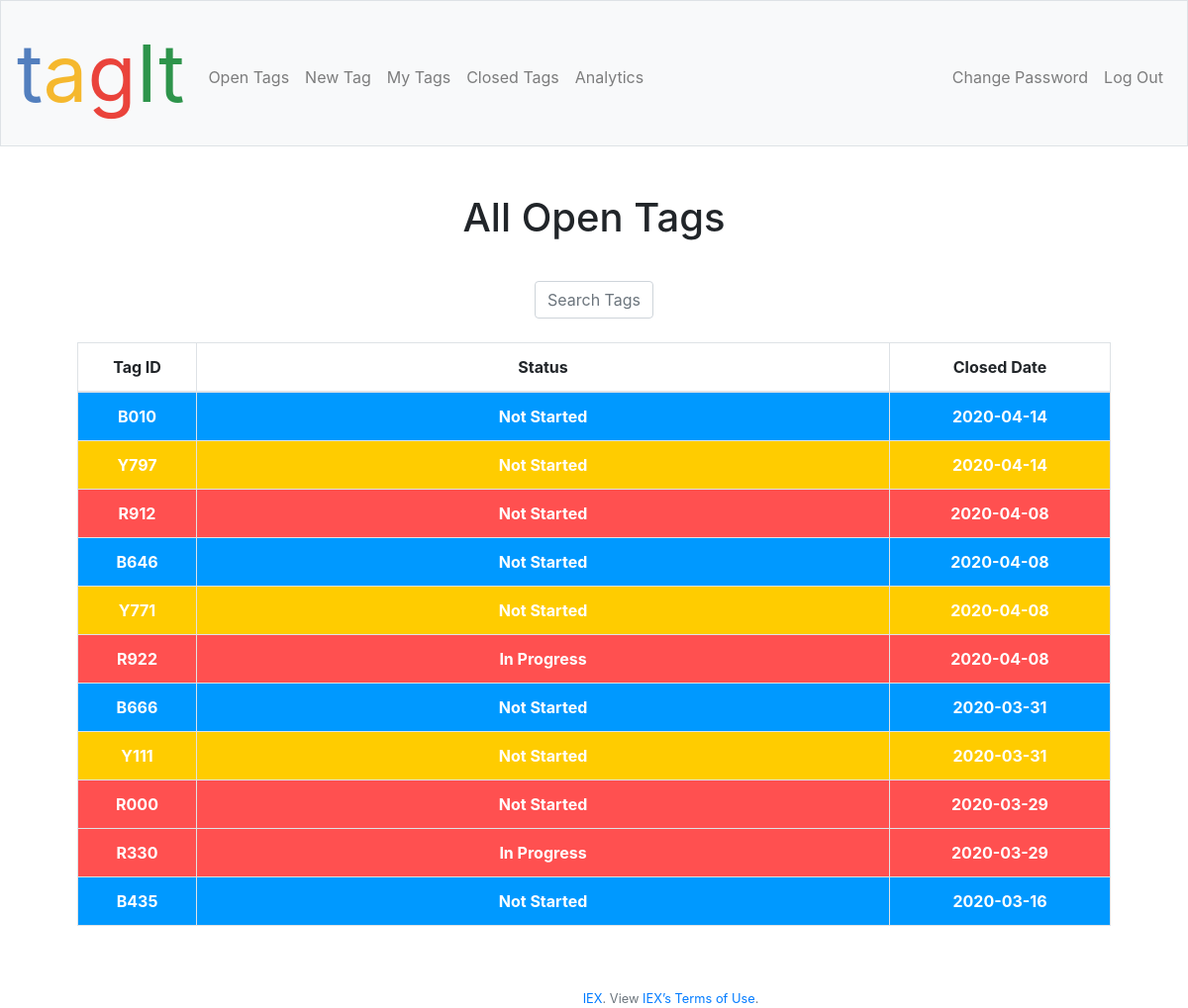
Screenshot of /openTags (signed in) with the database file from the repository.
### tables this page shows
CREATE TABLE 'tags' ('tag_id' varchar(255) PRIMARY KEY NOT NULL,'color' varchar(10), 'user_id_from' integer, 'user_id_to' integer, 'completion_status' integer, 'approval_status' integer, 'hazard' varchar(20), 'line' char(6), 'area' text, 'equipment' varchar(255), 'unsafeCondition' boolean, 'unsafeBasicCondition' boolean, 'unnecessaryItem' boolean, 'hardToAccess' boolean, 'sOfContamination' boolean, 'minorFlaw' boolean, 'quality' boolean, 'tagPriority' varchar(10), 'description' text, 'solution' text,'date_created' date, 'approved_by' INTEGER, 'date_closed' date, 'date_approved' date);

CREATE TABLE 'status' ('status_id' integer PRIMARY KEY NOT NULL, 'status_code' text);

### application.py (the view)
@app.route("/openTags", methods=["GET", "POST"])
@login_required
def openTags():
    user_id=session["user_id"]
    user_type = db.execute("SELECT user_type FROM users WHERE id=:user_id", user_id=user_id)[0]["user_type"]
    open_tags=db.execute("SELECT tag_id, color, date_created, status_code FROM tags JOIN status ON completion_status=status_id WHERE completion_status=4 OR completion_status=5 ORDER BY date_created DESC")
    return render_template("openTags.html", open_tags=open_tags, user_type=user_type)

### application.py (called while the page is built)
@app.after_request
def after_request(response):
    response.headers["Cache-Control"] = "no-cache, no-store, must-revalidate"
    response.headers["Expires"] = 0
    response.headers["Pragma"] = "no-cache"
    return response

### helpers.py (called while the page is built)
def login_required(f):
    @wraps(f)
    def decorated_function(*args, **kwargs):
        if session.get("user_id") is None:
            return redirect("/login")
        return f(*args, **kwargs)
    return decorated_function

### templates/openTags.html (shortened to what this page needs)
{% extends "layout.html" %}
{% block main %}
<h1 class="mb-3">All Open Tags</h1>
<br/>
<div class"form-group">
    <input class="form-control" type="text" id="searchBar" name="searchBar" placeholder="Search Tags" style="width: 120px" autofocus="on" onkeyup="searchFunction()">
</div>
<br/>
    <table id="tags" class="table table-bordered" style="width:100%">
        <col width="120">
        <col width="700">
        <thead>
            <tr>
                <th>Tag ID</th>
                <th>Status</th>
                <th>Closed Date</th>
            </tr>
        </thead>
        <tbody>
            <tr>
                {% for tag in open_tags %}
                    <tr id="{{ tag.tag_id }}" class="{{ tag.color }}">
                        <a href="/tagDisplay" style="color: #ffffff">
                        <td id="{{ tag.tag_id }}">{{ tag.tag_id }}</td>
                        <td>{{ tag.status_code }}</td>
                        <td>{{ tag.date_created }}</td>
                    </tr>
                {% endfor %}
            </tr>
    </table>
{% endblock %}

### static/styles.css (style rules this page uses)
main .form-control { display: inline-block; width: auto; }
.Red { font-weight: bold; background-color: #ff5050; color: #ffffff; cursor: pointer; }
.Blue { font-weight: bold; background-color: #0099ff; color: #ffffff; cursor: pointer; }
.Yellow { font-weight: bold; background-color: #ffcc00; color: #ffffff; cursor: pointer; }

### rows the page displays
tags: tag_id "B010", status_code "Not Started", date_created "2020-04-14"
tags: tag_id "Y797", status_code "Not Started", date_created "2020-04-14"
tags: tag_id "R912", status_code "Not Started", date_created "2020-04-08"
tags: tag_id "B646", status_code "Not Started", date_created "2020-04-08"
tags: tag_id "Y771", status_code "Not Started", date_created "2020-04-08"
tags: tag_id "R922", status_code "In Progress", date_created "2020-04-08"
tags: tag_id "B666", status_code "Not Started", date_created "2020-03-31"
tags: tag_id "Y111", status_code "Not Started", date_created "2020-03-31"
tags: tag_id "R000", status_code "Not Started", date_created "2020-03-29"
tags: tag_id "R330", status_code "In Progress", date_created "2020-03-29"
tags: tag_id "B435", status_code "Not Started", date_created "2020-03-16"
